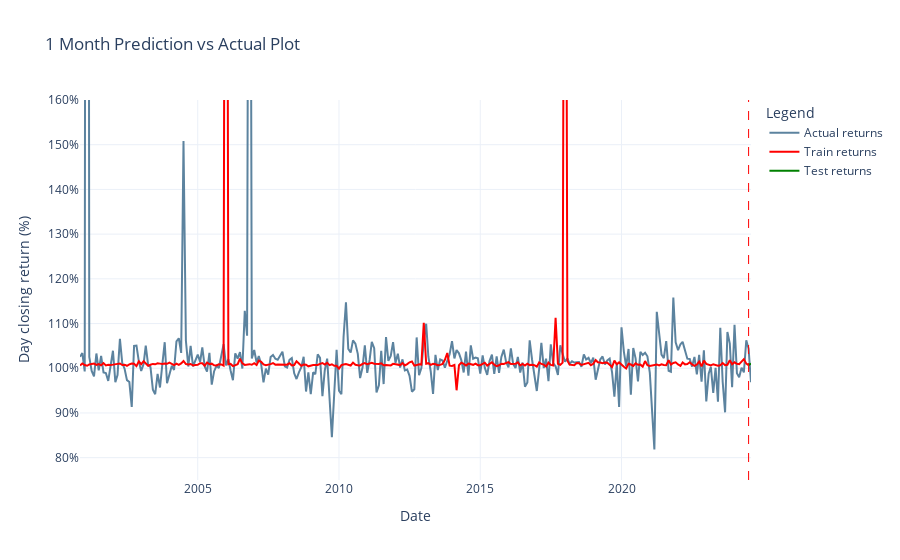

The code cell stored with this chart in its notebook:
### Markdown cell above
### 1 month Actual vs Prediction

### Code cell
importlib.reload(comparison)
#
y_train_mean_pred_1m, y_test_mean_pred_1m = comparison.get_train_test_mean_pred(y_train_pred_1m, y_test_pred_1m, len(df.columns))
#
comparison.generate_plot(df, df_tabular, y_train_mean_pred_1m, y_test_mean_pred_1m)

### Figure 1 — Plotly figure (JSON) as saved in the notebook; plotly's stock layout.template omitted (floating-point values rounded to 4 significant figures; data arrays with more than 128 entries replaced by an {"elided": "..."} marker saying what was removed)
{"data": [{"line": {"color": "#5c839f", "width": 2}, "mode": "lines", "name": "Actual returns", "x": {"elided": "286 str values"}, "y": {"elided": "299 float values"}, "type": "scatter"}, {"line": {"color": "red", "width": 2}, "mode": "lines", "name": "Train returns", "x": {"elided": "285 str values"}, "y": {"elided": "285 float values"}, "type": "scatter"}, {"line": {"color": "green", "width": 2}, "mode": "lines", "name": "Test returns", "x": ["2024-07-01", "2024-08-01"], "y": [1.007, 1.011], "type": "scatter"}], "layout": {"shapes": [{"line": {"color": "red", "dash": "dash", "width": 1}, "type": "line", "x0": "2024-07-01", "x1": "2024-07-01", "xref": "x", "y0": 0, "y1": 1, "yref": "y domain"}], "yaxis": {"title": {"text": "Day closing return (%)"}, "tickformat": ".0%", "range": [0.75, 1.6]}, "title": {"text": "1 Month Prediction vs Actual Plot"}, "xaxis": {"title": {"text": "Date"}}, "legend": {"title": {"text": "Legend"}}}}
